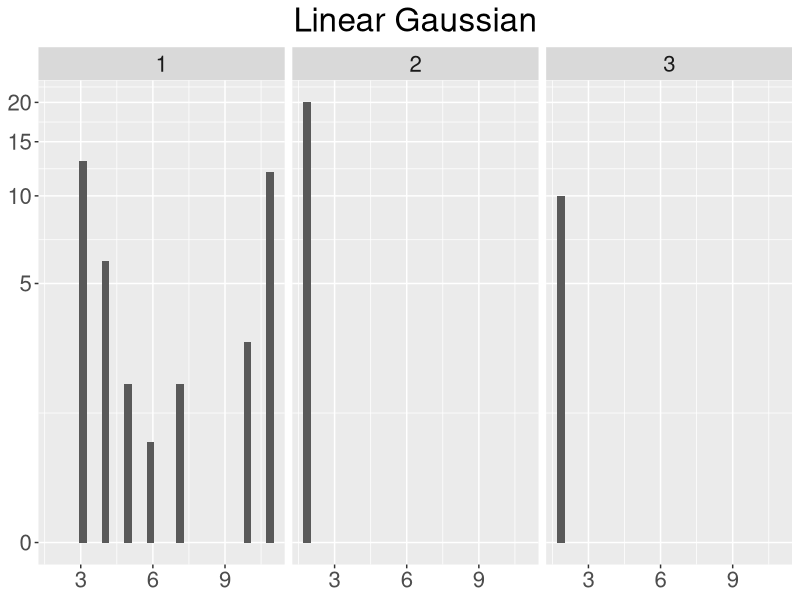
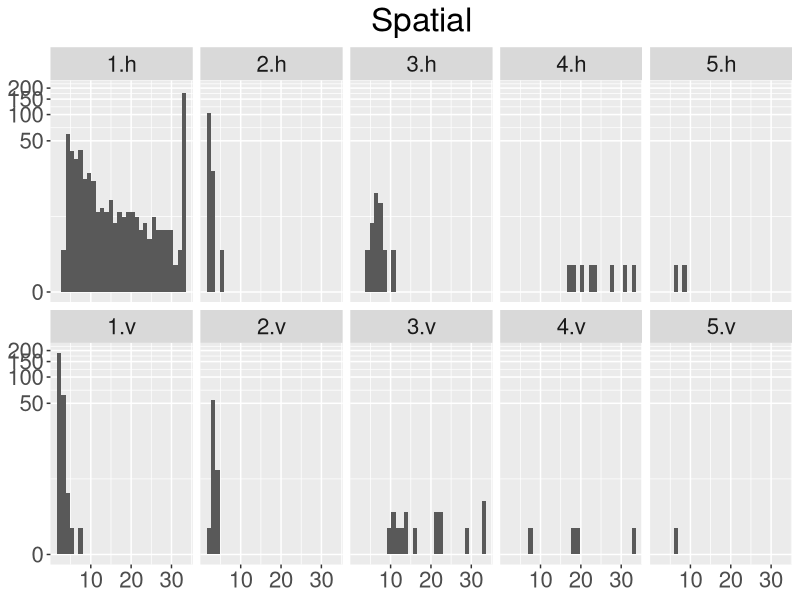

The R script that drew these images, in order:
library(plyr)
library(ggplot2)
# linear Gaussian
df <- read.csv("data/adaptive_resampling/adaptive_lgssm.csv", col.names = c("u", "m"))
ggplot(data = df, aes(x = m)) +
  geom_histogram() +
  facet_grid(~factor(u, levels=c('1','2','3','4', '5'))) +
  scale_y_continuous(trans='log1p') +
  theme(axis.title.x=element_blank(), axis.title.y=element_blank(),
        legend.title = element_blank(), legend.text=element_text(size=20),
        text = element_text(size=20), plot.title = element_text(hjust = 0.5)) +
  ggtitle("Linear Gaussian")
# ggsave("marginal_adaptive32_lgssm.pdf", width = 10, height = 5, dpi = 300)

# Spatial
df <- read.csv("data/adaptive_resampling/adaptive_spatial.csv", col.names = c("u", "direction", "m"))
# histogram of m
ggplot(data = df, aes(x = m)) +
  geom_histogram() +
  facet_wrap(~interaction(factor(u, levels = c('1', '2', '3', '4', '5')), factor(direction, levels = c('h', 'v'))), nrow = 2, ncol = 5) +
  scale_y_continuous(trans='log1p') +
  theme(axis.title.x=element_blank(), axis.title.y=element_blank(),
        legend.title = element_blank(), legend.text=element_text(size=20),
        text = element_text(size=20), plot.title = element_text(hjust = 0.5)) +
  ggtitle("Spatial")
# ggsave("m_adaptive_spatial.pdf", width = 10, height = 8, dpi = 300)
